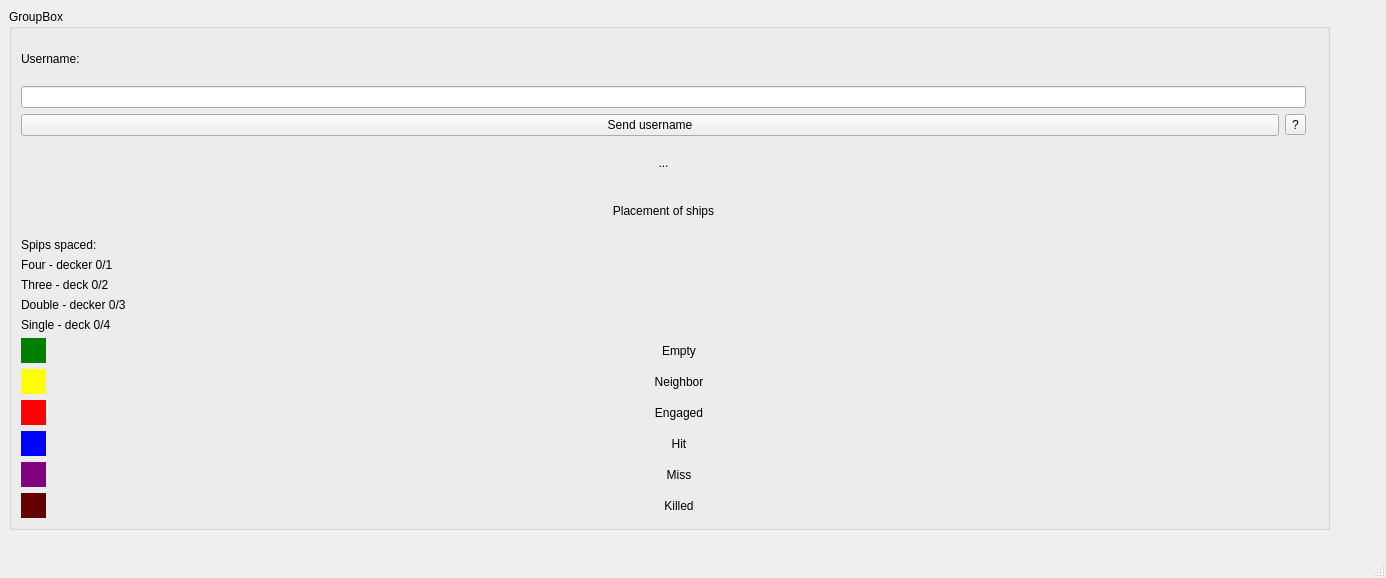
<?xml version="1.0" encoding="UTF-8"?>
<ui version="4.0">
 <class>MainWindow</class>
 <widget class="QMainWindow" name="MainWindow">
  <property name="geometry">
   <rect>
    <x>0</x>
    <y>0</y>
    <width>1386</width>
    <height>578</height>
   </rect>
  </property>
  <property name="windowTitle">
   <string>MainWindow</string>
  </property>
  <widget class="QWidget" name="centralwidget">
   <widget class="QGroupBox" name="groupBox">
    <property name="geometry">
     <rect>
      <x>9</x>
      <y>9</y>
      <width>1321</width>
      <height>521</height>
     </rect>
    </property>
    <property name="title">
     <string>GroupBox</string>
    </property>
    <layout class="QHBoxLayout" name="horizontalLayout">
     <item>
      <layout class="QVBoxLayout" name="verticalLayout">
       <item>
        <widget class="QLabel" name="label">
         <property name="text">
          <string>Username:</string>
         </property>
        </widget>
       </item>
       <item>
        <widget class="QLineEdit" name="lineEdit"/>
       </item>
       <item>
        <layout class="QHBoxLayout" name="horizontalLayout_3">
         <item>
          <widget class="QPushButton" name="pushButton_send_username">
           <property name="text">
            <string>Send username</string>
           </property>
          </widget>
         </item>
         <item>
          <widget class="QToolButton" name="toolButton">
           <property name="text">
            <string>?</string>
           </property>
           <property name="toolButtonStyle">
            <enum>Qt::ToolButtonTextBesideIcon</enum>
           </property>
          </widget>
         </item>
        </layout>
       </item>
       <item>
        <widget class="QLabel" name="label_other_username">
         <property name="text">
          <string>...</string>
         </property>
         <property name="alignment">
          <set>Qt::AlignCenter</set>
         </property>
        </widget>
       </item>
       <item>
        <widget class="QLabel" name="label_state">
         <property name="text">
          <string>Placement of ships</string>
         </property>
         <property name="alignment">
          <set>Qt::AlignCenter</set>
         </property>
        </widget>
       </item>
       <item>
        <layout class="QVBoxLayout" name="verticalLayout_2">
         <item>
          <widget class="QLabel" name="label_18">
           <property name="text">
            <string>Spips spaced:</string>
           </property>
          </widget>
         </item>
         <item>
          <widget class="QLabel" name="label_four_decker">
           <property name="text">
            <string>Four - decker 0/1</string>
           </property>
          </widget>
         </item>
         <item>
          <widget class="QLabel" name="label_three_deck">
           <property name="text">
            <string>Three - deck 0/2</string>
           </property>
          </widget>
         </item>
         <item>
          <widget class="QLabel" name="label_double_decker">
           <property name="text">
            <string>Double - decker 0/3</string>
           </property>
          </widget>
         </item>
         <item>
          <widget class="QLabel" name="label_single_deck">
           <property name="text">
            <string>Single - deck 0/4</string>
           </property>
          </widget>
         </item>
        </layout>
       </item>
       <item>
        <layout class="QHBoxLayout" name="horizontalLayout_2">
         <item>
          <layout class="QVBoxLayout" name="verticalLayout_4">
           <item>
            <widget class="QLabel" name="label_3">
             <property name="minimumSize">
              <size>
               <width>25</width>
               <height>25</height>
              </size>
             </property>
             <property name="maximumSize">
              <size>
               <width>25</width>
               <height>25</height>
              </size>
             </property>
             <property name="autoFillBackground">
              <bool>false</bool>
             </property>
             <property name="styleSheet">
              <string notr="true">background-color: green</string>
             </property>
             <property name="text">
              <string/>
             </property>
            </widget>
           </item>
           <item>
            <widget class="QLabel" name="label_5">
             <property name="minimumSize">
              <size>
               <width>25</width>
               <height>25</height>
              </size>
             </property>
             <property name="maximumSize">
              <size>
               <width>25</width>
               <height>25</height>
              </size>
             </property>
             <property name="autoFillBackground">
              <bool>false</bool>
             </property>
             <property name="styleSheet">
              <string notr="true">background-color: yellow</string>
             </property>
             <property name="text">
              <string/>
             </property>
            </widget>
           </item>
           <item>
            <widget class="QLabel" name="label_6">
             <property name="minimumSize">
              <size>
               <width>25</width>
               <height>25</height>
              </size>
             </property>
             <property name="maximumSize">
              <size>
               <width>25</width>
               <height>25</height>
              </size>
             </property>
             <property name="palette">
              <palette>
               <active>
                <colorrole role="Button">
                 <brush brushstyle="SolidPattern">
                  <color alpha="255">
                   <red>255</red>
                   <green>0</green>
                   <blue>0</blue>
                  </color>
                 </brush>
                </colorrole>
                <colorrole role="Base">
                 <brush brushstyle="SolidPattern">
                  <color alpha="255">
                   <red>255</red>
                   <green>0</green>
                   <blue>0</blue>
                  </color>
                 </brush>
                </colorrole>
                <colorrole role="Window">
                 <brush brushstyle="SolidPattern">
                  <color alpha="255">
                   <red>255</red>
                   <green>0</green>
                   <blue>0</blue>
                  </color>
                 </brush>
                </colorrole>
               </active>
               <inactive>
                <colorrole role="Button">
                 <brush brushstyle="SolidPattern">
                  <color alpha="255">
                   <red>255</red>
                   <green>0</green>
                   <blue>0</blue>
                  </color>
                 </brush>
                </colorrole>
                <colorrole role="Base">
                 <brush brushstyle="SolidPattern">
                  <color alpha="255">
                   <red>255</red>
                   <green>0</green>
                   <blue>0</blue>
                  </color>
                 </brush>
                </colorrole>
                <colorrole role="Window">
                 <brush brushstyle="SolidPattern">
                  <color alpha="255">
                   <red>255</red>
                   <green>0</green>
                   <blue>0</blue>
                  </color>
                 </brush>
                </colorrole>
               </inactive>
               <disabled>
                <colorrole role="Button">
                 <brush brushstyle="SolidPattern">
                  <color alpha="255">
                   <red>255</red>
                   <green>0</green>
                   <blue>0</blue>
                  </color>
                 </brush>
                </colorrole>
                <colorrole role="Base">
                 <brush brushstyle="SolidPattern">
                  <color alpha="255">
                   <red>255</red>
                   <green>0</green>
                   <blue>0</blue>
                  </color>
                 </brush>
                </colorrole>
                <colorrole role="Window">
                 <brush brushstyle="SolidPattern">
                  <color alpha="255">
                   <red>255</red>
                   <green>0</green>
                   <blue>0</blue>
                  </color>
                 </brush>
                </colorrole>
               </disabled>
              </palette>
             </property>
             <property name="autoFillBackground">
              <bool>false</bool>
             </property>
             <property name="styleSheet">
              <string notr="true">background-color: red</string>
             </property>
             <property name="text">
              <string/>
             </property>
            </widget>
           </item>
           <item>
            <widget class="QLabel" name="label_7">
             <property name="minimumSize">
              <size>
               <width>25</width>
               <height>25</height>
              </size>
             </property>
             <property name="maximumSize">
              <size>
               <width>25</width>
               <height>25</height>
              </size>
             </property>
             <property name="autoFillBackground">
              <bool>false</bool>
             </property>
             <property name="styleSheet">
              <string notr="true">background-color: blue</string>
             </property>
             <property name="text">
              <string/>
             </property>
            </widget>
           </item>
           <item>
            <widget class="QLabel" name="label_9">
             <property name="minimumSize">
              <size>
               <width>25</width>
               <height>25</height>
              </size>
             </property>
             <property name="maximumSize">
              <size>
               <width>25</width>
               <height>25</height>
              </size>
             </property>
             <property name="autoFillBackground">
              <bool>false</bool>
             </property>
             <property name="styleSheet">
              <string notr="true">background-color: purple</string>
             </property>
             <property name="text">
              <string/>
             </property>
            </widget>
           </item>
           <item>
            <widget class="QLabel" name="label_12">
             <property name="minimumSize">
              <size>
               <width>25</width>
               <height>25</height>
              </size>
             </property>
             <property name="maximumSize">
              <size>
               <width>25</width>
               <height>25</height>
              </size>
             </property>
             <property name="styleSheet">
              <string notr="true">background-color: rgb(100, 0, 0)</string>
             </property>
             <property name="text">
              <string/>
             </property>
            </widget>
           </item>
          </layout>
         </item>
         <item>
          <layout class="QVBoxLayout" name="verticalLayout_3">
           <item>
            <widget class="QLabel" name="label_10">
             <property name="text">
              <string>Empty</string>
             </property>
             <property name="alignment">
              <set>Qt::AlignCenter</set>
             </property>
            </widget>
           </item>
           <item>
            <widget class="QLabel" name="label_11">
             <property name="text">
              <string>Neighbor</string>
             </property>
             <property name="alignment">
              <set>Qt::AlignCenter</set>
             </property>
            </widget>
           </item>
           <item>
            <widget class="QLabel" name="label_13">
             <property name="text">
              <string>Engaged</string>
             </property>
             <property name="alignment">
              <set>Qt::AlignCenter</set>
             </property>
            </widget>
           </item>
           <item>
            <widget class="QLabel" name="label_16">
             <property name="font">
              <font>
               <strikeout>false</strikeout>
              </font>
             </property>
             <property name="text">
              <string>Hit</string>
             </property>
             <property name="alignment">
              <set>Qt::AlignCenter</set>
             </property>
            </widget>
           </item>
           <item>
            <widget class="QLabel" name="label_14">
             <property name="text">
              <string>Miss</string>
             </property>
             <property name="alignment">
              <set>Qt::AlignCenter</set>
             </property>
            </widget>
           </item>
           <item>
            <widget class="QLabel" name="label_17">
             <property name="text">
              <string>Killed</string>
             </property>
             <property name="alignment">
              <set>Qt::AlignCenter</set>
             </property>
            </widget>
           </item>
          </layout>
         </item>
        </layout>
       </item>
      </layout>
     </item>
     <item>
      <widget class="Field" name="field_ships" native="true"/>
     </item>
     <item>
      <widget class="Field" name="field_hits" native="true"/>
     </item>
    </layout>
   </widget>
  </widget>
  <widget class="QMenuBar" name="menubar">
   <property name="geometry">
    <rect>
     <x>0</x>
     <y>0</y>
     <width>1386</width>
     <height>21</height>
    </rect>
   </property>
  </widget>
  <widget class="QStatusBar" name="statusbar"/>
 </widget>
 <customwidgets>
  <customwidget>
   <class>Field</class>
   <extends>QWidget</extends>
   <header>field.h</header>
   <container>1</container>
  </customwidget>
 </customwidgets>
 <resources/>
 <connections/>
</ui>
